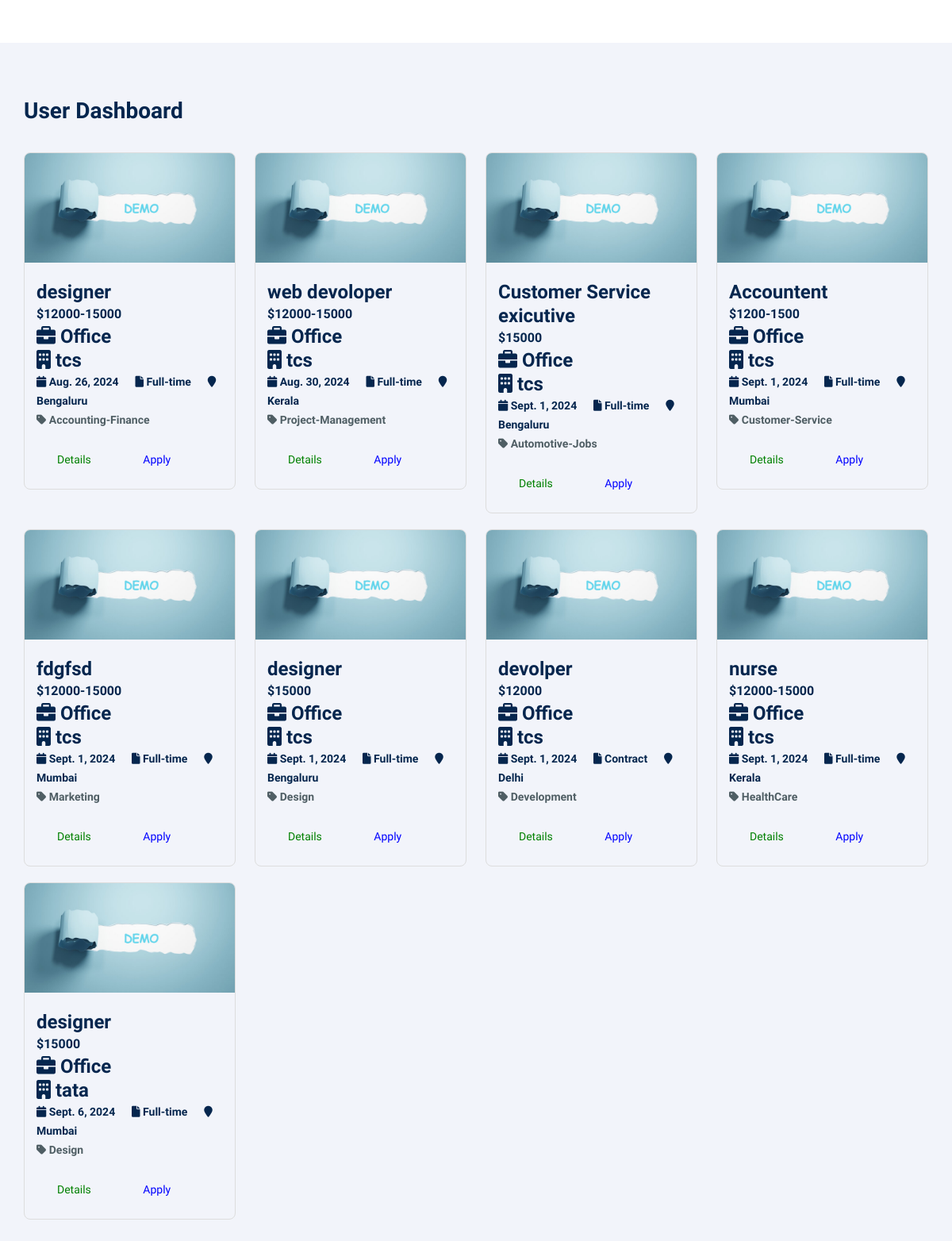
The page /user_dashboard/ on the database its author committed.
### jobapp/models.py (models this page shows, shortened)
class Job(models.Model):
    title = models.CharField(max_length=100)
    description = models.TextField()
    workplace_type = models.CharField(max_length=50, choices=[('Remote', 'Remote'), ('Office', 'Office')])
    salary = models.CharField(max_length=50)
    company_name = models.CharField(max_length=100, null=True, blank=True)
    posted_date = models.DateField()
    job_type = models.CharField(max_length=50, choices=[
        ('Full-time', 'Full-time'),
        ('Part-time', 'Part-time'),
        ('Contract', 'Contract'),
        ('Internship', 'Internship'),
    ])
    location = models.CharField(max_length=100, choices=[
        ('Mumbai', 'Mumbai'),
        ('Bengaluru', 'Bengaluru'),
        ('Delhi', 'Delhi'),
        ('Kerala', 'Kerala')
    ])
    job_category = models.CharField(max_length=100, choices=[
        ('Automotive-Jobs', 'Automotive-Jobs'),
        ('HealthCare', 'HealthCare'),
        ('Customer-Service', 'Customer-Service'),
        ('Project-Management', 'Project-Management'),
        ('Development', 'Development'),
        ('Design', 'Design'),
        ('Marketing', 'Marketing'),
        ('Accounting-Finance', 'Accounting-Finance'),
    ],  null=True,
        blank=True, )

### authapp/views.py (the view)
# urls.py: path('user_dashboard/',user_dashboard, name='user_dashboard'),
def user_dashboard(request):
    jobs = Job.objects.all()
    return render(request, 'user_dashboard.html',{'jobs': jobs} )

### templates/user_dashboard.html (shortened to what this page needs)
<!DOCTYPE html>
{% load static %}
<html lang="en">
<head>
    <link href="{% static 'assets/css5/style.css' %}" rel="stylesheet">
    <link rel="stylesheet" href="https://cdnjs.cloudflare.com/ajax/libs/font-awesome/5.15.3/css/all.min.css">
    <link rel="stylesheet" href="https://cdnjs.cloudflare.com/ajax/libs/font-awesome/4.7.0/css/font-awesome.min.css">
    <link rel="stylesheet" href="https://cdnjs.cloudflare.com/ajax/libs/font-awesome/6.0.0-beta3/css/all.min.css" />
</head>
<body>
    <header class="header sticky-bar">
        <div class="container">
            <div class="main-header">
                <div class="header-right">
                </div>
            </div>
        </div>
    </header>
    <main class="main">
        <div class="box-content">
            <div class="box-heading">
                <div class="box-title">
                    <h3 class="mb-35">User Dashboard</h3>
                </div>
            </div>
            <div class="row">
                <div class="col-md-12">
                    <div class="row">
                        {% for job in jobs %}
                        <div class="col-sm-6 col-md-4 col-lg-3">
                            <div class="product-item">
                                <img src="{% static 'assets/images/demo.jpg' %}" alt="">
                                <div class="down-content">
                                    <h4>{{ job.title }}</h4>
                                    <h6>${{ job.salary }}</h6>
                                    <h4>
                                        <small>
                                            <i class="fa fa-briefcase"></i> {{ job.workplace_type }} <br>
                                            <strong><i class="fa fa-building"></i> {{ job.company_name }}</strong>
                                        </small>
                                    </h4>
                                    <small>
                                        <strong title="Posted on"><i class="fa fa-calendar"></i> {{ job.posted_date }}</strong> &nbsp;&nbsp;&nbsp;&nbsp;
                                        <strong title="Type"><i class="fa fa-file"></i> {{ job.job_type }}</strong> &nbsp;&nbsp;&nbsp;&nbsp;
                                        <strong title="Location"><i class="fa fa-map-marker"></i> {{ job.location }}</strong><p>
                                        <strong title="Category"><i class="fa fa-tag"></i> {{ job.job_category }}</strong>
                                    </small>
                                    <div class="action-buttons mt-3">
                                        <a href="{% url 'user_view_job' job.id %}" class="btn" style="color:green">Details</a>
                                        <a href="{% url 'apply_job' job.id %}" class="btn" style="color:blue">Apply</a>
                                    </div>
                                </div>
                            </div>
                        </div>
                        {% empty %}
                        <div class="col-md-12">
                            <p>No jobs available.</p>
                        </div>
                        {% endfor %}
                    </div>
                </div>
            </div>
        </div>
    </main>
</body>
</html>

### templates/user_dashboard.html (style rules this page uses)
.product-item { margin-bottom: 20px; border: 1px solid #ddd; border-radius: 8px; overflow: hidden; transition: box-shadow 0.3s ease; }
.product-item img { width: 100%; height: auto; }
.down-content { padding: 15px; }
.action-buttons a { margin-right: 10px; }
.action-buttons a:last-child { margin-right: 0; }

### rows shown on the page
Job: title "designer", salary "12000-15000", workplace_type "Office", company_name "tcs", posted_date "Aug. 26, 2024", job_type "Full-time", location "Bengaluru", job_category "Accounting-Finance"
Job: title "web devoloper", salary "12000-15000", workplace_type "Office", company_name "tcs", posted_date "Aug. 30, 2024", job_type "Full-time", location "Kerala", job_category "Project-Management"
Job: title "Customer Service exicutive", salary "15000", workplace_type "Office", company_name "tcs", posted_date "Sept. 1, 2024", job_type "Full-time", location "Bengaluru", job_category "Automotive-Jobs"
Job: title "Accountent", salary "1200-1500", workplace_type "Office", company_name "tcs", posted_date "Sept. 1, 2024", job_type "Full-time", location "Mumbai", job_category "Customer-Service"
Job: title "fdgfsd", salary "12000-15000", workplace_type "Office", company_name "tcs", posted_date "Sept. 1, 2024", job_type "Full-time", location "Mumbai", job_category "Marketing"
Job: title "designer", salary "15000", workplace_type "Office", company_name "tcs", posted_date "Sept. 1, 2024", job_type "Full-time", location "Bengaluru", job_category "Design"
Job: title "devolper", salary "12000", workplace_type "Office", company_name "tcs", posted_date "Sept. 1, 2024", job_type "Contract", location "Delhi", job_category "Development"
Job: title "nurse", salary "12000-15000", workplace_type "Office", company_name "tcs", posted_date "Sept. 1, 2024", job_type "Full-time", location "Kerala", job_category "HealthCare"
Job: title "designer", salary "15000", workplace_type "Office", company_name "tata", posted_date "Sept. 6, 2024", job_type "Full-time", location "Mumbai", job_category "Design"
